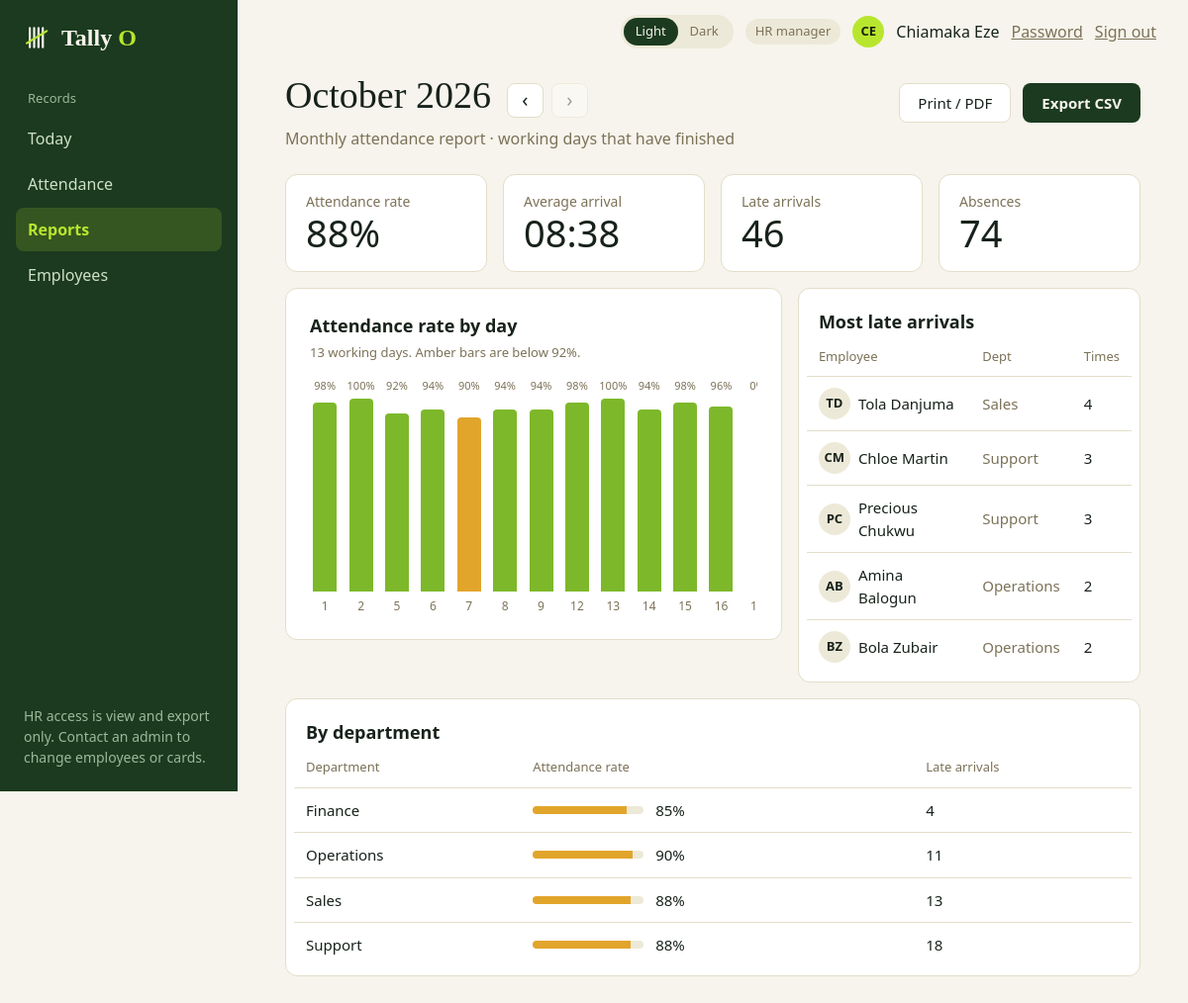
Screenshot of /hr/reports (signed in) with the database file from the repository.
### tables this page shows
CREATE TABLE users (
    id            INTEGER PRIMARY KEY,
    username      TEXT    NOT NULL UNIQUE COLLATE NOCASE,  -- employees use their code
    full_name     TEXT    NOT NULL,
    role          TEXT    NOT NULL CHECK (role IN ('admin', 'hr', 'employee')),
    password_hash TEXT    NOT NULL,
    employee_id   INTEGER UNIQUE REFERENCES employees(id),
    is_active     INTEGER NOT NULL DEFAULT 1 CHECK (is_active IN (0, 1)),
    must_change_password INTEGER NOT NULL DEFAULT 0 CHECK (must_change_password IN (0, 1)),
    last_login_at TEXT,
    -- an employee account must point at an employee; the others must not
    CHECK ((role = 'employee') = (employee_id IS NOT NULL))
);

CREATE TABLE attendance (
    id          INTEGER PRIMARY KEY,
    employee_id INTEGER NOT NULL REFERENCES employees(id),
    work_date   TEXT    NOT NULL,
    check_in    TEXT    NOT NULL,
    check_out   TEXT,
    status      TEXT    NOT NULL CHECK (status IN ('on_time', 'late')),
    source      TEXT    NOT NULL DEFAULT 'card' CHECK (source IN ('card', 'manual')),
    note        TEXT,
    UNIQUE (employee_id, work_date),                    -- blocks duplicate records
    CHECK (check_out IS NULL OR check_out > check_in)   -- blocks invalid records
);

CREATE TABLE employees (
    id            INTEGER PRIMARY KEY,
    employee_code TEXT    NOT NULL UNIQUE,              -- e.g. EMP-0142
    full_name     TEXT    NOT NULL,
    department    TEXT    NOT NULL,
    email         TEXT,
    joined_on     TEXT    NOT NULL,
    is_active     INTEGER NOT NULL DEFAULT 1 CHECK (is_active IN (0, 1))
);

### hr.py (the view)
@bp.route("/reports")
@hr_only
def reports():
    return render_template("monthly_report.html", report_endpoint="hr.reports",
                           export_endpoint="hr.reports_export",
                           **reporting.report_context(db.get_db(), request.args), **shell_context("Reports"))

### app.py (called while the page is built)
@app.context_processor
def inject_globals():
    return {"APP_NAME": APP_NAME, "APP_TAGLINE": APP_TAGLINE,
            "csrf_token": auth.csrf_token, "safe_url": safe_url,
            "reader": reader.status()}

@app.after_request
def no_store_when_signed_in(response):
    if "user" in session and request.endpoint != "static":
        response.headers["Cache-Control"] = "no-store"
    return response

### auth.py (called while the page is built)
def csrf_token():
    if "csrf" not in session:
        session["csrf"] = secrets.token_hex(16)
    return session["csrf"]

def login_required(view):
    @wraps(view)
    def wrapped(*args, **kwargs):
        user = session.get("user")
        if not user:
            return redirect(url_for("auth.login"))
        row = get_db().execute("SELECT is_active, must_change_password FROM users WHERE id = ?",
                               (user["id"],)).fetchone()
        if row is None or not row["is_active"]:       # deactivated since they signed in
            session.clear()
            return redirect(url_for("auth.login"))
        if row["must_change_password"] and request.endpoint not in ("account.password", "auth.logout"):
            return redirect(url_for("account.password"))
        return view(*args, **kwargs)
    return wrapped

def role_required(*roles):
    def decorator(view):
        @wraps(view)
        @login_required
        def wrapped(*args, **kwargs):
            if session["user"]["role"] not in roles:
                abort(403)
            return view(*args, **kwargs)
        return wrapped
    return decorator

### db.py (called while the page is built)
def connect(path=DEFAULT_DB):
    Path(path).parent.mkdir(parents=True, exist_ok=True)
    conn = sqlite3.connect(str(path), isolation_level=None, timeout=10)  # we run transactions ourselves
    conn.row_factory = sqlite3.Row            # rows behave like dicts: row["name"]
    conn.execute("PRAGMA foreign_keys = ON")  # SQLite ignores foreign keys unless asked
    conn.execute("PRAGMA journal_mode = WAL") # readers don't block the writer
    return conn

def get_db():
    if "db" not in g:
        g.db = connect(current_app.config["DATABASE"])
    return g.db

### queries.py (called while the page is built)
def resolve_month(text, today):
    this_month = today.replace(day=1)
    m = _MONTH.match(text or "")
    if not m:
        return this_month
    first = date(int(m.group(1)), int(m.group(2)), 1)
    return min(max(first, date(2000, 1, 1)), this_month)

def _pct(part, whole):
    return round(100 * part / whole) if whole else None

### templates/monthly_report.html (shortened to what this page needs)
{% extends "app_shell.html" %}
{% block content %}
  <div class="page-head">
    <div class="row wrap gap-4">
      <h1 class="page-title">{{ month_label }}</h1>
      <span class="row gap-2 no-print">
        <a class="btn btn-secondary btn-icon" href="{{ url_for(report_endpoint, month=prev.strftime('%Y-%m')) }}" aria-label="Previous month">‹</a>
        {% if next_month %}
          <a class="btn btn-secondary btn-icon" href="{{ url_for(report_endpoint, month=next_month.strftime('%Y-%m')) }}" aria-label="Next month">›</a>
        {% else %}
          <span class="btn btn-secondary btn-icon is-disabled" aria-disabled="true" aria-label="No later month">›</span>
        {% endif %}
      </span>
    </div>
    <div class="row wrap gap-3 no-print">
      <button class="btn btn-secondary" type="button" onclick="window.print()">Print / PDF</button>
      <a class="btn" href="{{ url_for(export_endpoint, month=first.strftime('%Y-%m')) }}">Export CSV</a>
    </div>
  </div>
  <p class="muted mt-1">Monthly attendance report · working days that have finished</p>
  {% if not report.totals %}
    <div class="card card-pad mt-5"><p class="muted">There are no finished working days with records in {{ month_label }} yet.</p></div>
  {% else %}
    <div class="grid-cards mt-5">
      <div class="card tile"><div class="tile-label">Attendance rate</div><div class="tile-value">{{ report.totals.rate }}%</div></div>
      <div class="card tile"><div class="tile-label">Average arrival</div><div class="tile-value">{{ report.avg_arrival or '–' }}</div></div>
      <div class="card tile"><div class="tile-label">Late arrivals</div><div class="tile-value">{{ report.totals.late }}</div></div>
      <div class="card tile"><div class="tile-label">Absences</div><div class="tile-value">{{ report.totals.absent }}</div></div>
    </div>
    <div class="grid-main mt-4">
      <section class="card card-pad">
        <h2 class="section-title">Attendance rate by day</h2>
        <p class="muted small mt-1">{{ report.days | length }} working days. Amber bars are below {{ low_rate }}%.</p>
        <div class="chart-scroll">
          <div class="chart" role="img" aria-label="Attendance rate for each working day of {{ month_label }}">
            {% for d in report.days %}
              <div class="bar-col" title="{{ d.date | day }}: {{ d.present }} of {{ d.total }} present ({{ d.rate }}%)">
                <span class="bar-value">{{ d.rate }}%</span>
                <span class="bar-track"><span class="bar {{ 'bar-low' if d.rate < low_rate else '' }}" style="height: {{ d.rate }}%"></span></span>
                <span class="bar-label">{{ d.day_num }}</span>
              </div>
            {% endfor %}
          </div>
        </div>
      </section>
      <section class="card table-card">
        <h2 class="section-title table-title">Most late arrivals</h2>
        {% if report.top_late %}
          <table class="table">
            <thead><tr><th>Employee</th><th>Dept</th><th>Times</th></tr></thead>
            <tbody>
              {% for p in report.top_late %}
                <tr>
                  <td><div class="row"><span class="avatar">{{ p.initials }}</span><span>{{ p.name }}</span></div></td>
                  <td class="muted">{{ p.department }}</td>
                  <td>{{ p.times }}</td>
                </tr>
              {% endfor %}
            </tbody>
          </table>
        {% else %}
          <p class="empty-inline pad-x">Nobody was late this month.</p>
        {% endif %}
      </section>
    </div>
    <section class="card table-card mt-4">
      <h2 class="section-title table-title">By department</h2>
      <table class="table">
        <thead><tr><th>Department</th><th>Attendance rate</th><th>Late arrivals</th></tr></thead>
        <tbody>
          {% for d in report.departments %}
            <tr>
              <td>{{ d.name }}</td>
              <td><div class="row gap-3"><span class="meter"><span class="meter-fill {{ 'bar-low' if d.rate < low_rate else '' }}" style="width: {{ d.rate }}%"></span></span>{{ d.rate }}%</div></td>
              <td>{{ d.late }}</td>
            </tr>
          {% endfor %}
        </tbody>
      </table>
    </section>
  {% endif %}
{% endblock %}

### templates/app_shell.html (shortened to what this page needs)
{% extends "base.html" %}
{% block head %}
  <link rel="stylesheet" href="{{ url_for('static', filename='css/dashboard.css') }}">
{% endblock %}
{% block body %}
<div class="shell">
  <aside class="sidebar">
    <a class="sidebar-brand" href="{{ url_for('home') }}">
      {% include "partials/logo.html" %}
    </a>
    <nav aria-label="Main menu">
      {% for group in nav %}
        <div class="nav-label">{{ group.label }}</div>
        {% for link in group.links %}
          <a class="nav-link" href="{{ link.href }}"
             {% if link.name == active %}aria-current="page"{% endif %}>{{ link.name }}</a>
        {% endfor %}
      {% endfor %}
    </nav>
    <div class="sidebar-footer">
      {% block sidebar_footer %}{% if role_key == 'hr' %}HR access is view and export only. Contact an admin to change employees or cards.{% else %}<span class="dot {{ '' if reader.connected else 'dot-off' }}"></span> {{ reader.label }}{% endif %}{% endblock %}
    </div>
  </aside>
  <div class="main">
    <header class="topbar">
      {% include "partials/theme_toggle.html" %}
      <span class="pill">{{ role_label }}</span>
      <span class="avatar avatar-accent">{{ user_initials }}</span>
      <span>{{ user_name }}</span>
      <a class="muted" href="{{ safe_url('account.password') }}">Password</a>
      <form class="inline-form" method="post" action="{{ url_for('auth.logout') }}">
        <button class="link-button muted" type="submit">Sign out</button>
      </form>
    </header>
    <main class="content">
      {% block content %}{% endblock %}
    </main>
  </div>
</div>
{% endblock %}

### static/css/dashboard.css (style rules this page uses)
.grid-main { display: grid; grid-template-columns: minmax(0, 1.45fr) minmax(0, 1fr); gap: var(--space-4); align-items: start; margin-top: var(--space-4); }
.page-head { display: flex; align-items: flex-start; justify-content: space-between; gap: var(--space-4); flex-wrap: wrap; }
.page-head .btn { margin-top: 0.5rem; }
.mt-5 { margin-top: var(--space-5); }
.small { font-size: 0.8125rem; }
.table-title { padding: 0.25rem 0.75rem 0.75rem; }
:root, html[data-theme="light"] { --chart-ok: #7DB82A; --chart-low: #E2A52B; }
.btn-icon { padding: 0.4rem 0.9rem; font-size: 1.25rem; line-height: 1; }
.is-disabled { opacity: 0.4; pointer-events: none; }
.chart-scroll { overflow-x: auto; margin-top: var(--space-4); }
.chart { display: flex; align-items: stretch; gap: 0.375rem; height: 15rem; min-width: max-content; }
.bar-col { display: flex; flex-direction: column; align-items: center; width: 1.9rem; }
.bar-value { font-size: 0.6875rem; color: var(--muted); margin-bottom: 0.25rem; }
.bar-track { flex: 1; width: 100%; display: flex; align-items: flex-end; justify-content: center; }
.bar { width: 100%; max-width: 1.5rem; background: var(--chart-ok); border-radius: 4px 4px 0 0; }
.bar-low { background: var(--chart-low); }
.bar-label { font-size: 0.75rem; color: var(--muted); margin-top: 0.375rem; }
.meter { width: 7rem; height: 0.5rem; border-radius: 4px; background: var(--soft); overflow: hidden; }
.meter-fill { display: block; height: 100%; background: var(--chart-ok); }
.meter-fill.bar-low { background: var(--chart-low); }

### rows the page displays
users: full_name "Chiamaka Eze"
attendance: rate "98", day_num "1", name "Operations", rate "90", late "11"
attendance: rate "100", day_num "2"
attendance: rate "92", day_num "5"
attendance: rate "94", day_num "6"
attendance: rate "90", day_num "7"
attendance: rate "94", day_num "8"
attendance: rate "94", day_num "9"
attendance: rate "98", day_num "12"
attendance: rate "100", day_num "13"
attendance: rate "94", day_num "14"
attendance: rate "98", day_num "15"
attendance: rate "96", day_num "16"
attendance: initials "TD", name "Tola Danjuma", department "Sales", times "4"
attendance: initials "CM", name "Chloe Martin", department "Support", times "3"
attendance: initials "PC", name "Precious Chukwu", department "Support", times "3"
attendance: initials "AB", name "Amina Balogun", department "Operations", times "2"
attendance: initials "BZ", name "Bola Zubair", department "Operations", times "2"
attendance: name "Finance", rate "85", late "4"
attendance: name "Sales", rate "88", late "13"
attendance: name "Support", rate "88", late "18"

### other values shown
{{ APP_NAME[:-1] }} "Tally"
{{ APP_NAME[-1]|upper }} "O"
{{ group.label }} "Records"
{{ link.name }} "Today" "Attendance" "Reports" "Employees"
{{ role_label }} "HR manager"
{{ user_initials }} "CE"
{{ month_label }} "October 2026"
{{ report.totals.rate }} "88"
{{ report.avg_arrival or '–' }} "08:38"
{{ report.totals.late }} "46"
{{ report.totals.absent }} "74"
{{ report.days | length }} "13"
{{ low_rate }} "92"
{{ d.rate }} "0"
